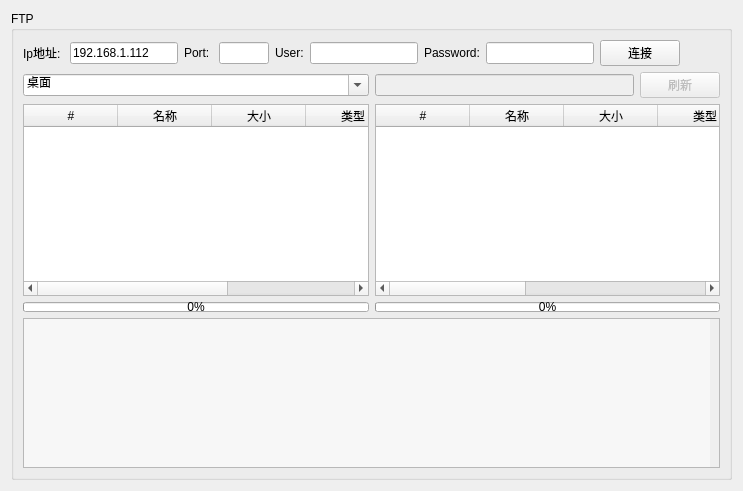
     <widget class="QWidget" name="tab_3">
      <attribute name="title">
       <string>FTP</string>
      </attribute>
      <layout class="QGridLayout" name="gridLayout_6">
       <item row="0" column="0">
        <widget class="QGroupBox" name="groupBox_4">
         <property name="title">
          <string>FTP</string>
         </property>
         <layout class="QGridLayout" name="gridLayout_7">
          <item row="0" column="0" colspan="2">
           <widget class="QWidget" name="widget_13" native="true">
            <property name="sizePolicy">
             <sizepolicy hsizetype="Preferred" vsizetype="Maximum">
              <horstretch>0</horstretch>
              <verstretch>0</verstretch>
             </sizepolicy>
            </property>
            <layout class="QHBoxLayout" name="horizontalLayout_14">
             <property name="leftMargin">
              <number>0</number>
             </property>
             <property name="topMargin">
              <number>0</number>
             </property>
             <property name="rightMargin">
              <number>0</number>
             </property>
             <property name="bottomMargin">
              <number>0</number>
             </property>
             <item>
              <widget class="QLabel" name="label_25">
               <property name="text">
                <string>Ip地址: </string>
               </property>
              </widget>
             </item>
             <item>
              <widget class="QLineEdit" name="lineEdit_ftp_ip">
               <property name="sizePolicy">
                <sizepolicy hsizetype="Maximum" vsizetype="Fixed">
                 <horstretch>0</horstretch>
                 <verstretch>0</verstretch>
                </sizepolicy>
               </property>
               <property name="inputMask">
                <string/>
               </property>
               <property name="text">
                <string>192.168.1.112</string>
               </property>
               <property name="maxLength">
                <number>32767</number>
               </property>
              </widget>
             </item>
             <item>
              <widget class="QLabel" name="label_26">
               <property name="text">
                <string>Port: </string>
               </property>
              </widget>
             </item>
             <item>
              <widget class="QLineEdit" name="lineEdit_ftp_port">
               <property name="maximumSize">
                <size>
                 <width>50</width>
                 <height>16777215</height>
                </size>
               </property>
               <property name="inputMask">
                <string/>
               </property>
               <property name="text">
                <string/>
               </property>
              </widget>
             </item>
             <item>
              <widget class="QLabel" name="label_19">
               <property name="text">
                <string>User:</string>
               </property>
              </widget>
             </item>
             <item>
              <widget class="QLineEdit" name="lineEdit_ftp_user">
               <property name="sizePolicy">
                <sizepolicy hsizetype="Maximum" vsizetype="Fixed">
                 <horstretch>0</horstretch>
                 <verstretch>0</verstretch>
                </sizepolicy>
               </property>
               <property name="text">
                <string/>
               </property>
              </widget>
             </item>
             <item>
              <widget class="QLabel" name="label_20">
               <property name="text">
                <string>Password:</string>
               </property>
              </widget>
             </item>
             <item>
              <widget class="QLineEdit" name="lineEdit_ftp_pw">
               <property name="sizePolicy">
                <sizepolicy hsizetype="Maximum" vsizetype="Fixed">
                 <horstretch>0</horstretch>
                 <verstretch>0</verstretch>
                </sizepolicy>
               </property>
               <property name="text">
                <string/>
               </property>
               <property name="echoMode">
                <enum>QLineEdit::Password</enum>
               </property>
              </widget>
             </item>
             <item>
              <widget class="QPushButton" name="pushButton_ftp_ok">
               <property name="text">
                <string>连接</string>
               </property>
              </widget>
             </item>
             <item>
              <spacer name="horizontalSpacer_4">
               <property name="orientation">
                <enum>Qt::Horizontal</enum>
               </property>
               <property name="sizeHint" stdset="0">
                <size>
                 <width>40</width>
                 <height>20</height>
                </size>
               </property>
              </spacer>
             </item>
            </layout>
           </widget>
          </item>
          <item row="2" column="1">
           <widget class="QWidget" name="widget_15" native="true">
            <layout class="QHBoxLayout" name="horizontalLayout_4">
             <property name="leftMargin">
              <number>0</number>
             </property>
             <property name="topMargin">
              <number>0</number>
             </property>
             <property name="rightMargin">
              <number>0</number>
             </property>
             <property name="bottomMargin">
              <number>0</number>
             </property>
             <item>
              <widget class="QLineEdit" name="lineEdit_ftp_path_2">
               <property name="enabled">
                <bool>false</bool>
               </property>
               <property name="readOnly">
                <bool>true</bool>
               </property>
              </widget>
             </item>
             <item>
              <widget class="QPushButton" name="pushButton_ftp_refresh_2">
               <property name="enabled">
                <bool>false</bool>
               </property>
               <property name="text">
                <string>刷新</string>
               </property>
              </widget>
             </item>
            </layout>
           </widget>
          </item>
          <item row="3" column="0">
           <widget class="QTableWidget" name="tableWidget">
            <property name="contextMenuPolicy">
             <enum>Qt::CustomContextMenu</enum>
            </property>
            <property name="editTriggers">
             <set>QAbstractItemView::NoEditTriggers</set>
            </property>
            <property name="dragEnabled">
             <bool>true</bool>
            </property>
            <property name="dragDropMode">
             <enum>QAbstractItemView::NoDragDrop</enum>
            </property>
            <property name="selectionMode">
             <enum>QAbstractItemView::SingleSelection</enum>
            </property>
            <property name="selectionBehavior">
             <enum>QAbstractItemView::SelectRows</enum>
            </property>
            <property name="iconSize">
             <size>
              <width>15</width>
              <height>15</height>
             </size>
            </property>
            <property name="columnCount">
             <number>5</number>
            </property>
            <attribute name="horizontalHeaderDefaultSectionSize">
             <number>94</number>
            </attribute>
            <attribute name="verticalHeaderVisible">
             <bool>false</bool>
            </attribute>
            <attribute name="verticalHeaderMinimumSectionSize">
             <number>10</number>
            </attribute>
            <column>
             <property name="text">
              <string>#</string>
             </property>
            </column>
            <column>
             <property name="text">
              <string>名称</string>
             </property>
            </column>
            <column>
             <property name="text">
              <string>大小</string>
             </property>
            </column>
            <column>
             <property name="text">
              <string>类型</string>
             </property>
            </column>
            <column>
             <property name="text">
              <string>修改时间</string>
             </property>
            </column>
           </widget>
          </item>
          <item row="2" column="0">
           <widget class="QWidget" name="widget_14" native="true">
            <layout class="QHBoxLayout" name="horizontalLayout_3">
             <property name="leftMargin">
              <number>0</number>
             </property>
             <property name="topMargin">
              <number>0</number>
             </property>
             <property name="rightMargin">
              <number>0</number>
             </property>
             <property name="bottomMargin">
              <number>0</number>
             </property>
             <item>
              <widget class="QComboBox" name="comboBox_ftp_path">
               <property name="editable">
                <bool>true</bool>
               </property>
               <property name="currentIndex">
                <number>1</number>
               </property>
               <item>
                <property name="text">
                 <string>此电脑</string>
                </property>
               </item>
               <item>
                <property name="text">
                 <string>桌面</string>
                </property>
               </item>
               <item>
                <property name="text">
                 <string>下载</string>
                </property>
               </item>
               <item>
                <property name="text">
                 <string>文档</string>
                </property>
               </item>
               <item>
                <property name="text">
                 <string>图片</string>
                </property>
               </item>
               <item>
                <property name="text">
                 <string/>
                </property>
               </item>
              </widget>
             </item>
            </layout>
           </widget>
          </item>
          <item row="6" column="0" colspan="2">
           <widget class="QScrollArea" name="scrollArea_4">
            <property name="minimumSize">
             <size>
              <width>0</width>
              <height>150</height>
             </size>
            </property>
            <property name="maximumSize">
             <size>
              <width>16777215</width>
              <height>150</height>
             </size>
            </property>
            <property name="widgetResizable">
             <bool>true</bool>
            </property>
            <widget class="QWidget" name="scrollAreaWidgetContents_4">
             <property name="geometry">
              <rect>
               <x>0</x>
               <y>0</y>
               <width>1179</width>
               <height>148</height>
              </rect>
             </property>
             <layout class="QVBoxLayout" name="verticalLayout_8">
              <property name="spacing">
               <number>0</number>
              </property>
              <property name="leftMargin">
               <number>0</number>
              </property>
              <property name="topMargin">
               <number>0</number>
              </property>
              <property name="bottomMargin">
               <number>0</number>
              </property>
              <item>
               <widget class="QLabel" name="label_ftp_msg">
                <property name="styleSheet">
                 <string notr="true">background-color: rgba(255, 255, 255,128);color:#000000;</string>
                </property>
                <property name="text">
                 <string/>
                </property>
                <property name="alignment">
                 <set>Qt::AlignLeading|Qt::AlignLeft|Qt::AlignTop</set>
                </property>
               </widget>
              </item>
             </layout>
            </widget>
           </widget>
          </item>
          <item row="5" column="1">
           <widget class="QProgressBar" name="progressBar_2">
            <property name="maximumSize">
             <size>
              <width>16777215</width>
              <height>10</height>
             </size>
            </property>
            <property name="value">
             <number>0</number>
            </property>
           </widget>
          </item>
          <item row="5" column="0">
           <widget class="QProgressBar" name="progressBar">
            <property name="maximumSize">
             <size>
              <width>16777215</width>
              <height>10</height>
             </size>
            </property>
            <property name="value">
             <number>0</number>
            </property>
           </widget>
          </item>
          <item row="3" column="1">
           <widget class="QTableWidget" name="tableWidget_2">
            <property name="contextMenuPolicy">
             <enum>Qt::CustomContextMenu</enum>
            </property>
            <property name="editTriggers">
             <set>QAbstractItemView::NoEditTriggers</set>
            </property>
            <property name="dragEnabled">
             <bool>true</bool>
            </property>
            <property name="dragDropMode">
             <enum>QAbstractItemView::NoDragDrop</enum>
            </property>
            <property name="selectionMode">
             <enum>QAbstractItemView::SingleSelection</enum>
            </property>
            <property name="selectionBehavior">
             <enum>QAbstractItemView::SelectRows</enum>
            </property>
            <property name="columnCount">
             <number>7</number>
            </property>
            <attribute name="horizontalHeaderDefaultSectionSize">
             <number>94</number>
            </attribute>
            <attribute name="verticalHeaderVisible">
             <bool>false</bool>
            </attribute>
            <attribute name="verticalHeaderMinimumSectionSize">
             <number>10</number>
            </attribute>
            <column>
             <property name="text">
              <string>#</string>
             </property>
            </column>
            <column>
             <property name="text">
              <string>名称</string>
             </property>
            </column>
            <column>
             <property name="text">
              <string>大小</string>
             </property>
            </column>
            <column>
             <property name="text">
              <string>类型</string>
             </property>
            </column>
            <column>
             <property name="text">
              <string>修改时间</string>
             </property>
            </column>
            <column>
             <property name="text">
              <string>所有者</string>
             </property>
            </column>
            <column>
             <property name="text">
              <string>属性</string>
             </property>
            </column>
           </widget>
          </item>
         </layout>
        </widget>
       </item>
      </layout>
     </widget>
